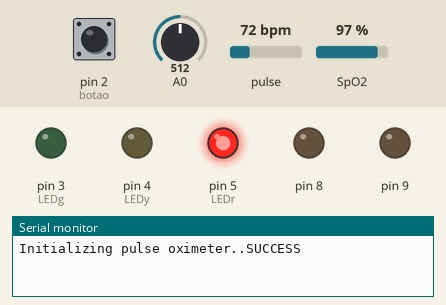
Bench run of a sketch on a simulated Arduino Uno, built with avr-gcc and run on an emulated ATmega328P. On the bench: output pins drawn as LEDs (lit = HIGH), the last lines printed to the serial monitor. The inputs (shaded band) are chosen by the test bench; at power-on: pin 2 (botao) LOW, pulse 72 bpm, A0 = 512, SpO2 97 %.

Above: at 1.2 s.
1.3 s: pin 2 (botao) pulled HIGH for 0.15 s
At 2.4 s:
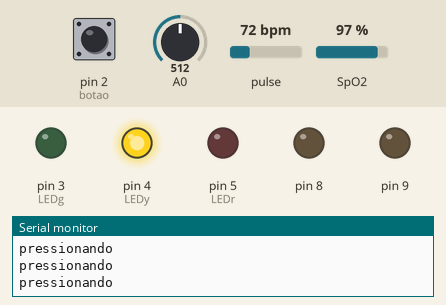
5.9 s: pulse set to 52 bpm
8.9 s: pulse set to 47 bpm
At 10.1 s:
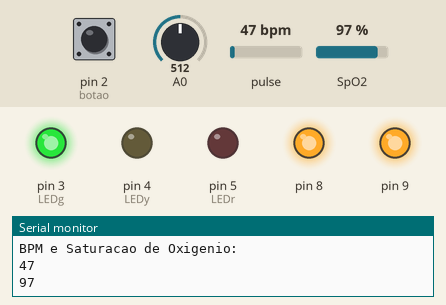
10.4 s: pin 2 (botao) pulled HIGH for 1 s
At 11.7 s:
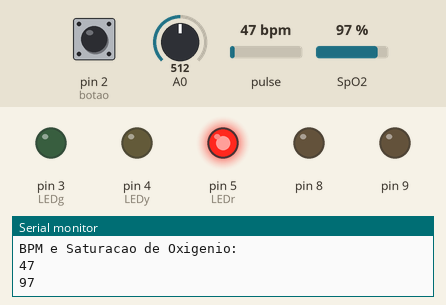
12.9 s: pin 2 (botao) pulled HIGH for 0.15 s
At 15.8 s:
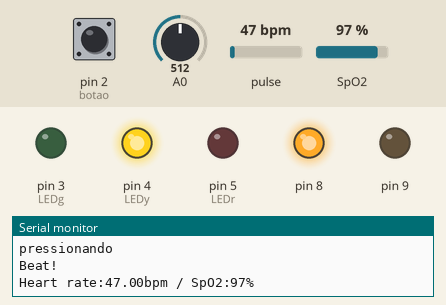
Timing chart, 0 to 17.0 s (numbered marks = the images above; inputs shaded):
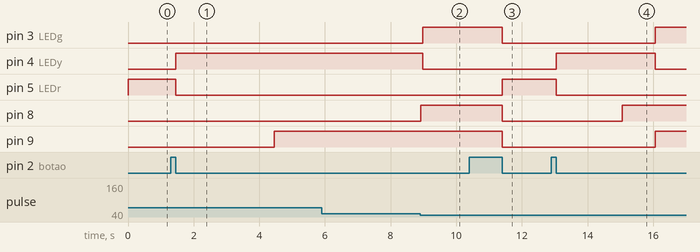

The sketch:

arduino.ino
```cpp
//O código de envio dos dados não foi implementado por problemas no componente ESP

const int botao = 2;

const int LEDr = 5;
const int LEDy = 4;
const int LEDg = 3;

int modo = 3;

boolean oxi_read = false;
boolean temp_read = false;

//----

int temp=0,ultimatemp=0;
int primeiratemp=0;
int media[10];

//-----

int bpm=0,ultimobpm=0;
int somabpm=0;
int o2=0,ultimoo2=0;
int somao2=0;
int contadoroximetro=0;

#include <Wire.h>
#include "MAX30100_PulseOximeter.h"


#define REPORTING_PERIOD_MS     1000

PulseOximeter pox;

uint32_t tsLastReport = 0;

void onBeatDetected()
{
    Serial.println("Beat!");
}

void setup()
{
    pinMode(botao, INPUT);

    pinMode(LEDr, OUTPUT);
    pinMode(LEDy, OUTPUT);
    pinMode(LEDg, OUTPUT);

    pinMode(8, OUTPUT),
    pinMode(9, OUTPUT);

    pinMode(A0, INPUT);

    digitalWrite(LEDr,HIGH);

    Serial.begin(9600);

    Serial.print("Initializing pulse oximeter..");

    if (!pox.begin()) {
        Serial.println("FAILED");
        for(;;);
    } else {
        Serial.println("SUCCESS");
    }

    pox.setOnBeatDetectedCallback(onBeatDetected);
}


void loop(){

  if (modo == 3){
    if (digitalRead(botao) == HIGH){
      while(digitalRead(botao)== HIGH){
        Serial.println("pressionando");
      }
      digitalWrite(LEDy,HIGH);
      digitalWrite(LEDr,LOW);
      digitalWrite(LEDg, LOW);
      digitalWrite(8, LOW);
      digitalWrite(9, LOW);
      modo = 2;

      for(int i=0;i<10;i++){
        media[i]=(analogRead(A0)*(5.0/1023))/0.01;
        temp=temp+media[1];
        delay(100);
      }
      temp=temp/10.0;

      for(int i=0;i<10;i++){
        media[i]=(analogRead(A0)*(5.0/1023))/0.01;
        temp=temp+media[1];
        delay(100);
      }
      temp=temp/10.0;
    }
  }

  if (modo == 2){
    pox.update();

    Serial.print("Heart rate:");
    Serial.print(pox.getHeartRate());
    Serial.print("bpm / SpO2:");
    Serial.print(pox.getSpO2());
    Serial.println("%");

    if(oxi_read == false){

        ultimobpm = pox.getHeartRate();
        ultimoo2 = pox.getSpO2();

        if(ultimobpm > 50){
            contadoroximetro = contadoroximetro + 1;

            somao2 = somao2 + ultimoo2;
            o2 = somao2/contadoroximetro;

            somabpm = somabpm + ultimobpm;
            bpm = somabpm/contadoroximetro;

        }else if(ultimobpm < 50 && bpm != contadoroximetro){
            digitalWrite(8, HIGH);
            oxi_read = true;
        }

        tsLastReport = millis();


    }

    if(temp_read == false){
      if(primeiratemp == 0 && temp != 0){
        primeiratemp = temp;
      }

      for(int i=0;i<10;i++){
        media[i]=(analogRead(A0)*(5.0/1023))/0.01;
        temp=temp+media[1];
        delay(100);
      }
      temp=temp/10.0;

      if(temp!=ultimatemp){
        ultimatemp=temp;
        Serial.println("Temp: ");
        Serial.println(primeiratemp);
        Serial.println(temp);
        Serial.println("°C");
      }

      if(primeiratemp != 0 && (primeiratemp + 4) < temp){
        temp_read = true;
        digitalWrite(9, HIGH);
      }


    }


    if (temp_read == true && oxi_read == true){

      modo = 1;
      Serial.println("Temperatura:");
      Serial.println(ultimatemp);

      Serial.println("BPM e Saturacao de Oxigenio:");
      Serial.println(ultimobpm);
      Serial.println(ultimoo2);

      digitalWrite(LEDy,LOW);
      digitalWrite(LEDr,LOW);
      digitalWrite(LEDg, HIGH);
    }
  }

  if (modo == 1){
    if (digitalRead(botao) == HIGH){
      while(digitalRead(botao)==HIGH)
      {}
      modo = 3;
      digitalWrite(LEDy,LOW);
      digitalWrite(LEDr,HIGH);
      digitalWrite(LEDg, LOW);
      digitalWrite(8, LOW);
      digitalWrite(9, LOW);

      oxi_read = false;
      temp_read = false;
    }
  }

}
```

Measured:
- the behaviour switches between 50 and 49 bpm on pulse (found by bisection; images 1 and 2)
- after the input at 1.3 s, pin 4 (LEDy): LOW → HIGH after 0.15 s; pin 5 (LEDr): HIGH → LOW after 0.15 s; pin 9: LOW → HIGH after 3.2 s
- after the input at 8.9 s, pin 3 (LEDg): LOW → HIGH after 0.08 s; pin 4 (LEDy): HIGH → LOW after 0.08 s; pin 8: LOW → HIGH at once
- after the input at 10.4 s, pin 3 (LEDg), pin 8, pin 9: HIGH → LOW after 1.0 s; pin 5 (LEDr): LOW → HIGH after 1.0 s
- after the input at 12.9 s, pin 3 (LEDg), pin 9: LOW → HIGH after 3.2 s; pin 4 (LEDy): LOW → HIGH after 0.15 s, → LOW 3.0 s later; pin 5 (LEDr): HIGH → LOW after 0.15 s; pin 8: LOW → HIGH after 2.2 s
